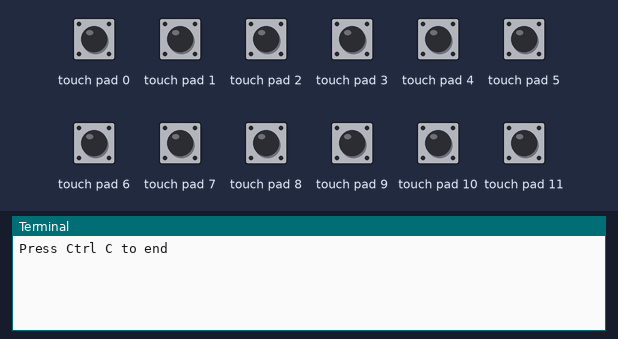
The program below on a simulated Raspberry Pi (BCM pin numbers). Parts: the last lines printed to the terminal. The inputs (shaded band) are chosen by the test bench; at power-on: touch pad 0–11 LOW. Threads take turns every 2 ms.

Above: at 1.2 s.
1.3 s: touch pad 8 pulled HIGH for 0.15 s
At 2.7 s:
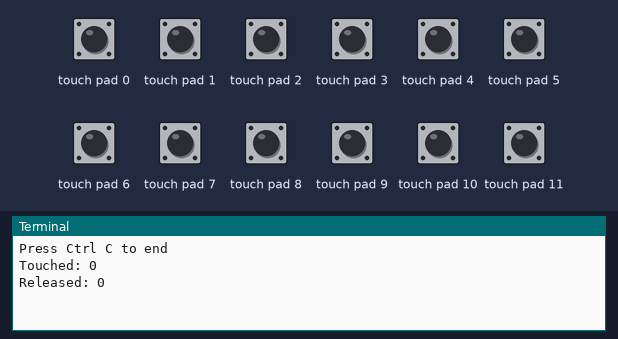
3.0 s: touch pad 9 pulled HIGH for 0.15 s
At 3.19 s:
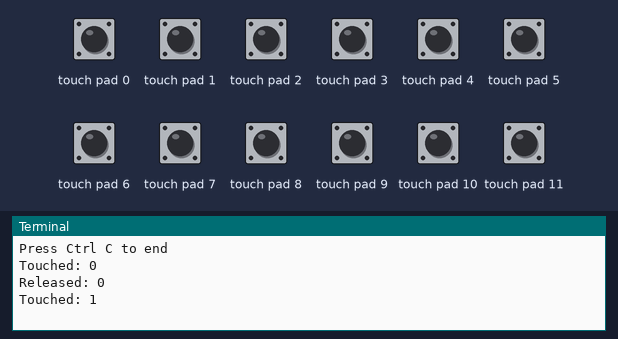
4.6 s: touch pad 10 pulled HIGH for 0.15 s
At 5.9 s:
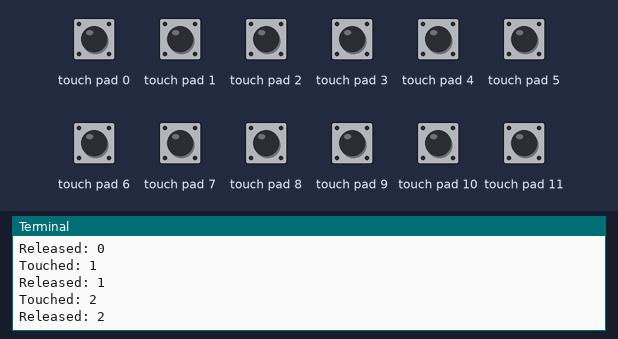
6.2 s: touch pad 11 pulled HIGH for 0.15 s
At 7.5 s:
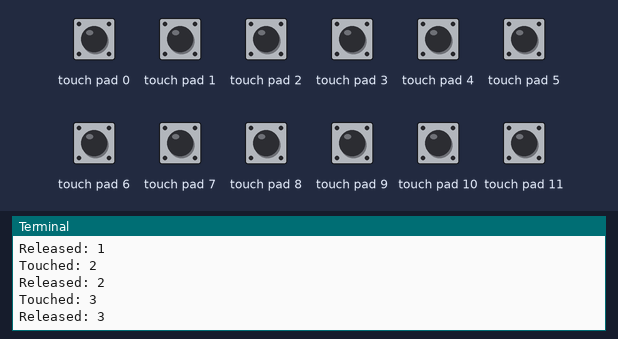

The program:

cap-touch.py
```python
# adapted for the RPi Maker PCB v5
# command:  python3 /home/pi/RPi_maker_PCB5/sensors/MPR121_touch_sensor/cap-touch.py

# Based on Arduino example by Jim Lindblom
# http://bildr.org/2011/05/mpr121_arduino/
# And Scott Garner's conversion to Python
# https://github.com/scottgarner/BeetBox
# And helpful examples from Adafruit
import pygame
import time, threading
import RPi.GPIO as GPIO
import smbus
bus = smbus.SMBus(1) # Pi 2

# MPR121 Register Defines
MHD_R = 0x2B
NHD_R = 0x2C
NCL_R = 0x2D
FDL_R = 0x2E
MHD_F = 0x2F
NHD_F = 0x30
NCL_F = 0x31
FDL_F = 0x32
ELE0_T = 0x41
ELE0_R = 0x42
ELE1_T = 0x43
ELE1_R = 0x44
ELE2_T = 0x45
ELE2_R = 0x46
ELE3_T = 0x47
ELE3_R = 0x48
ELE4_T = 0x49
ELE4_R = 0x4A
ELE5_T = 0x4B
ELE5_R = 0x4C
ELE6_T = 0x4D
ELE6_R = 0x4E
ELE7_T = 0x4F
ELE7_R = 0x50
ELE8_T = 0x51
ELE8_R = 0x52
ELE9_T = 0x53
ELE9_R = 0x54
ELE10_T = 0x55
ELE10_R = 0x56
ELE11_T = 0x57
ELE11_R = 0x58
FIL_CFG = 0x5D
ELE_CFG = 0x5E
GPIO_CTRL0 = 0x73
GPIO_CTRL1 = 0x74
GPIO_DATA = 0x75
GPIO_DIR = 0x76
GPIO_EN = 0x77
GPIO_SET = 0x78
GPIO_CLEAR = 0x79
GPIO_TOGGLE = 0x7A
ATO_CFG0 = 0x7B
ATO_CFGU = 0x7D
ATO_CFGL = 0x7E
ATO_CFGT = 0x7F

# Global Constants

TOU_THRESH = 06
REL_THRESH = 12

# Routines

def readData(address):
#	MSB = bus.read_byte_data(address, 0x00)
#	LSB = bus.read_byte_data(address, 0x01)
	touchData = bus.read_word_data(address, 0x01)
	return touchData

def setup(address):

	bus.write_byte_data(address, ELE_CFG, 0x00)

	# Section A - Controls filtering when data is > baseline.

	bus.write_byte_data(address, MHD_R, 0x01)
	bus.write_byte_data(address, NHD_R, 0x01)
	bus.write_byte_data(address, NCL_R, 0x00)
	bus.write_byte_data(address, FDL_R, 0x00)

	# Section B - Controls filtering when data is < baseline.

	bus.write_byte_data(address, MHD_F, 0x01)
	bus.write_byte_data(address, NHD_F, 0x01)
	bus.write_byte_data(address, NCL_F, 0xFF)
	bus.write_byte_data(address, FDL_F, 0x02)

	#Section C - Sets touch and release thresholds for each electrode

	bus.write_byte_data(address, ELE0_T, TOU_THRESH)
	bus.write_byte_data(address, ELE0_R, REL_THRESH)

	bus.write_byte_data(address, ELE1_T, TOU_THRESH)
	bus.write_byte_data(address, ELE1_R, REL_THRESH)

	bus.write_byte_data(address, ELE2_T, TOU_THRESH)
	bus.write_byte_data(address, ELE2_R, REL_THRESH)

	bus.write_byte_data(address, ELE3_T, TOU_THRESH)
	bus.write_byte_data(address, ELE3_R, REL_THRESH)

	bus.write_byte_data(address, ELE4_T, TOU_THRESH)
	bus.write_byte_data(address, ELE4_R, REL_THRESH)

	bus.write_byte_data(address, ELE5_T, TOU_THRESH)
	bus.write_byte_data(address, ELE5_R, REL_THRESH)

	bus.write_byte_data(address, ELE6_T, TOU_THRESH)
	bus.write_byte_data(address, ELE6_R, REL_THRESH)

	bus.write_byte_data(address, ELE7_T, TOU_THRESH)
	bus.write_byte_data(address, ELE7_R, REL_THRESH)

	bus.write_byte_data(address, ELE8_T, TOU_THRESH)
	bus.write_byte_data(address, ELE8_R, REL_THRESH)

	bus.write_byte_data(address, ELE9_T, TOU_THRESH)
	bus.write_byte_data(address, ELE9_R, REL_THRESH)

	bus.write_byte_data(address, ELE10_T, TOU_THRESH)
	bus.write_byte_data(address, ELE10_R, REL_THRESH)

	bus.write_byte_data(address, ELE11_T, TOU_THRESH)
	bus.write_byte_data(address, ELE11_R, REL_THRESH)

	# Section D
	# Set the Filter Configuration
	# Set ESI2

	bus.write_byte_data(address, FIL_CFG, 0x04)

	# Section E
	# Electrode Configuration
	# Set ELE_CFG to 0x00 to return to standby mode

	bus.write_byte_data(address, ELE_CFG, 0x0C)  # Enables all 12 Electrodes

#---- main -----#
TOU_THRESH = 10
REL_THRESH = 20
setup(0x5a)
last_touched = readData(0x5a)

# Use pygame for sounds
pygame.mixer.pre_init(44100, -16, 12, 512)
pygame.init()
pygame.mixer.music.set_volume(1.0)

soundsList = [
  '/opt/sonic-pi/etc/samples/drum_tom_hi_hard.wav',
  '/opt/sonic-pi/etc/samples/sn_dolf.wav',
  '/opt/sonic-pi/etc/samples/drum_tom_mid_hard.wav',
  '/opt/sonic-pi/etc/samples/drum_snare_hard.wav',
  '/opt/sonic-pi/etc/samples/drum_cymbal_open.wav',
  '/opt/sonic-pi/etc/samples/bass_voxy_c.wav',
  '/opt/sonic-pi/etc/samples/elec_bong.wav',
  '/opt/sonic-pi/etc/samples/bass_voxy_hit_c.wav',
  '/opt/sonic-pi/etc/samples/ambi_choir.wav',
  '/opt/sonic-pi/etc/samples/drum_cymbal_hard.wav',
  '/opt/sonic-pi/etc/samples/drum_splash_hard.wav',
  '/opt/sonic-pi/etc/samples/loop_amen_full.wav'
]

sounds = [0,0,0,0,0,0,0,0,0,0,0,0]
key = 0
for  sound in soundsList:
  sounds[key] = pygame.mixer.Sound(sound)
  sounds[key].set_volume(1)
  key += 1

print "Press Ctrl C to end"

lastTap = 0

while True:
  currentTap = readData(0x5a)
  for i in range(12):
    pin_bit = 1 << i
    if currentTap & pin_bit and not lastTap & pin_bit:
      print "Touched: " + str(i)
      t = threading.Thread(target=playSound, args=(i,))
      t.start()
    if not currentTap & pin_bit and lastTap & pin_bit:
      print "Released: " + str(i)
  lastTap = currentTap
  time.sleep(0.1)

  def playSound(i):
    if (sounds[i]):
      sounds[i].play()
```

Measured:
- after the input at 1.3 s, the terminal: prints a new line at once (image 1)
- after the input at 3.0 s, the terminal: prints a new line at once (image 2)
- after the input at 4.6 s, the terminal: prints a new line at once (image 3)
- after the input at 6.2 s, the terminal: prints a new line after 0.05 s (image 4)
